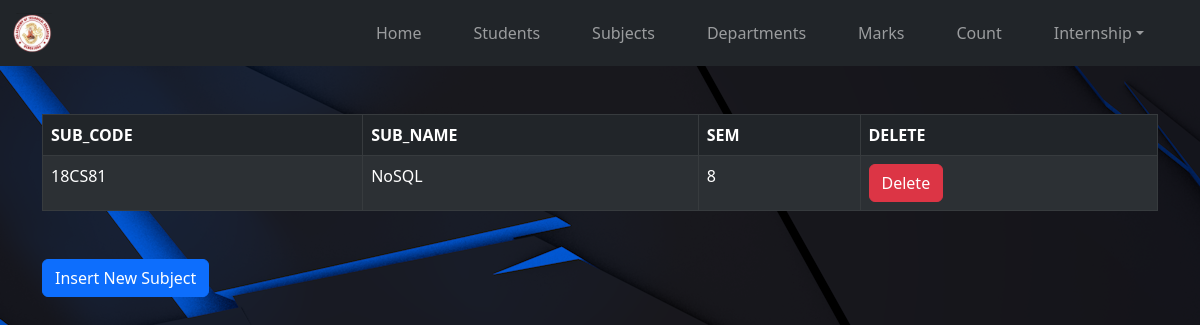
Page /subjects on the committed database.
### tables this page shows
CREATE TABLE subjects(SUBCODE VARCHAR(10) PRIMARY KEY,SUBNAME VARCHAR(25),SEM INTEGER(1));

### main.py (the view)
@app.route('/subjects', methods=['GET', 'POST'])
def subjects():
    return render_template('sub.html', data=db_obj.get_subjects(), headings=db_obj.get_headings('subjects'), msg=msg)

### sql.py (called while the page is built)
    def get_headings(self, table_name):
        return self.table_headings[table_name]

    def get_subjects(self):
        return self.curr.execute("SELECT * FROM subjects").fetchall()

### templates/sub.html (shortened to what this page needs)
{% extends 'base.html' %}
{% block body %}
<div class="container my-5">
    {% if data %}
    <table class="table table-dark table-hover table-bordered table-striped">
        <thead>
            <tr>
                {% for heading in headings %}
                <th>{{ heading }}</th>
                {% endfor %}
                <th>DELETE</th>
            </tr>
        </thead>
        <tbody>
        {% for row in data %}
        <tr>
            {% for item in row %}
            <td>{{ item }}</td>
            {% endfor %}
            <td>
                <form method="POST" action="/subjects/{{ row[0] }}">
                    <button type="submit" class="btn btn-danger">Delete</button>
                </form>
            </td>
        </tr>
        {% endfor %}
        </tbody>
    </table>
    {% elif not del_msg and not del_fail %}
        <div class="alert alert-warning">{{ msg }}</div>
    {% endif %}
</div>
<div class="container my-5">
    <a href="/subForm" class="btn btn-primary">Insert New Subject</a>
</div>
{% endblock body %}

### rows in the picture
subjects: SUBCODE "18CS81", SUBNAME "NoSQL", row "8"

### other values in the picture
{{ heading }} "SUB_CODE" "SUB_NAME" "SEM"
